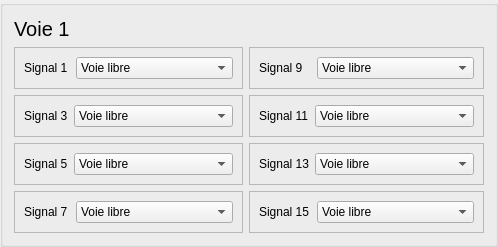
         <widget class="QGroupBox" name="groupBox_9">
          <property name="title">
           <string/>
          </property>
          <layout class="QGridLayout" name="gridLayout_6">
           <item row="0" column="0">
            <widget class="QLabel" name="label_39">
             <property name="font">
              <font>
               <pointsize>15</pointsize>
              </font>
             </property>
             <property name="text">
              <string>Voie 1</string>
             </property>
            </widget>
           </item>
           <item row="1" column="0">
            <widget class="QFrame" name="frame_101">
             <property name="frameShape">
              <enum>QFrame::Shape::StyledPanel</enum>
             </property>
             <property name="frameShadow">
              <enum>QFrame::Shadow::Raised</enum>
             </property>
             <layout class="QGridLayout" name="gridLayout_8">
              <item row="0" column="0">
               <widget class="QLabel" name="label_63">
                <property name="text">
                 <string>Signal 1</string>
                </property>
               </widget>
              </item>
              <item row="0" column="1">
               <widget class="QComboBox" name="comboSig1">
                <property name="minimumSize">
                 <size>
                  <width>157</width>
                  <height>0</height>
                 </size>
                </property>
                <item>
                 <property name="text">
                  <string>Voie libre</string>
                 </property>
                </item>
                <item>
                 <property name="text">
                  <string>Avertissement</string>
                 </property>
                </item>
                <item>
                 <property name="text">
                  <string>Sémaphore</string>
                 </property>
                </item>
                <item>
                 <property name="text">
                  <string>Ralentissement</string>
                 </property>
                </item>
                <item>
                 <property name="text">
                  <string>Inactif</string>
                 </property>
                </item>
               </widget>
              </item>
             </layout>
            </widget>
           </item>
           <item row="1" column="1">
            <widget class="QFrame" name="frame_95">
             <property name="frameShape">
              <enum>QFrame::Shape::StyledPanel</enum>
             </property>
             <property name="frameShadow">
              <enum>QFrame::Shadow::Raised</enum>
             </property>
             <layout class="QHBoxLayout" name="horizontalLayout_27">
              <item>
               <widget class="QLabel" name="label_59">
                <property name="text">
                 <string>Signal 9</string>
                </property>
               </widget>
              </item>
              <item>
               <widget class="QComboBox" name="comboSig9">
                <property name="minimumSize">
                 <size>
                  <width>157</width>
                  <height>0</height>
                 </size>
                </property>
                <item>
                 <property name="text">
                  <string>Voie libre</string>
                 </property>
                </item>
                <item>
                 <property name="text">
                  <string>Avertissement</string>
                 </property>
                </item>
                <item>
                 <property name="text">
                  <string>Sémaphore</string>
                 </property>
                </item>
                <item>
                 <property name="text">
                  <string>Ralentissement</string>
                 </property>
                </item>
                <item>
                 <property name="text">
                  <string>Inactif</string>
                 </property>
                </item>
               </widget>
              </item>
             </layout>
            </widget>
           </item>
           <item row="2" column="0">
            <widget class="QFrame" name="frame_94">
             <property name="frameShape">
              <enum>QFrame::Shape::StyledPanel</enum>
             </property>
             <property name="frameShadow">
              <enum>QFrame::Shadow::Raised</enum>
             </property>
             <layout class="QHBoxLayout" name="horizontalLayout_4">
              <item>
               <widget class="QLabel" name="label_58">
                <property name="text">
                 <string>Signal 3</string>
                </property>
               </widget>
              </item>
              <item>
               <widget class="QComboBox" name="comboSig3">
                <item>
                 <property name="text">
                  <string>Voie libre</string>
                 </property>
                </item>
                <item>
                 <property name="text">
                  <string>Avertissement</string>
                 </property>
                </item>
                <item>
                 <property name="text">
                  <string>Sémaphore</string>
                 </property>
                </item>
                <item>
                 <property name="text">
                  <string>Carré</string>
                 </property>
                </item>
                <item>
                 <property name="text">
                  <string>Ralentissement</string>
                 </property>
                </item>
                <item>
                 <property name="text">
                  <string>Rappel Ralentissement</string>
                 </property>
                </item>
                <item>
                 <property name="text">
                  <string>Inactif</string>
                 </property>
                </item>
               </widget>
              </item>
             </layout>
            </widget>
           </item>
           <item row="2" column="1">
            <widget class="QFrame" name="frame_99">
             <property name="frameShape">
              <enum>QFrame::Shape::StyledPanel</enum>
             </property>
             <property name="frameShadow">
              <enum>QFrame::Shadow::Raised</enum>
             </property>
             <layout class="QHBoxLayout" name="horizontalLayout_26">
              <item>
               <widget class="QLabel" name="label_61">
                <property name="text">
                 <string>Signal 11</string>
                </property>
               </widget>
              </item>
              <item>
               <widget class="QComboBox" name="comboSig11">
                <item>
                 <property name="text">
                  <string>Voie libre</string>
                 </property>
                </item>
                <item>
                 <property name="text">
                  <string>Avertissement</string>
                 </property>
                </item>
                <item>
                 <property name="text">
                  <string>Sémaphore</string>
                 </property>
                </item>
                <item>
                 <property name="text">
                  <string>Carré</string>
                 </property>
                </item>
                <item>
                 <property name="text">
                  <string>Ralentissement</string>
                 </property>
                </item>
                <item>
                 <property name="text">
                  <string>Rappel Ralentissement</string>
                 </property>
                </item>
                <item>
                 <property name="text">
                  <string>Inactif</string>
                 </property>
                </item>
               </widget>
              </item>
             </layout>
            </widget>
           </item>
           <item row="3" column="0">
            <widget class="QFrame" name="frame_100">
             <property name="frameShape">
              <enum>QFrame::Shape::StyledPanel</enum>
             </property>
             <property name="frameShadow">
              <enum>QFrame::Shadow::Raised</enum>
             </property>
             <layout class="QGridLayout" name="gridLayout_61">
              <item row="0" column="1">
               <widget class="QComboBox" name="comboSig5">
                <item>
                 <property name="text">
                  <string>Voie libre</string>
                 </property>
                </item>
                <item>
                 <property name="text">
                  <string>Avertissement</string>
                 </property>
                </item>
                <item>
                 <property name="text">
                  <string>Sémaphore</string>
                 </property>
                </item>
                <item>
                 <property name="text">
                  <string>Carré</string>
                 </property>
                </item>
                <item>
                 <property name="text">
                  <string>Rappel Ralentissement</string>
                 </property>
                </item>
                <item>
                 <property name="text">
                  <string>Inactif</string>
                 </property>
                </item>
               </widget>
              </item>
              <item row="0" column="0">
               <widget class="QLabel" name="label_62">
                <property name="text">
                 <string>Signal 5</string>
                </property>
               </widget>
              </item>
             </layout>
            </widget>
           </item>
           <item row="3" column="1">
            <widget class="QFrame" name="frame_96">
             <property name="frameShape">
              <enum>QFrame::Shape::StyledPanel</enum>
             </property>
             <property name="frameShadow">
              <enum>QFrame::Shadow::Raised</enum>
             </property>
             <layout class="QHBoxLayout" name="horizontalLayout_25">
              <item>
               <widget class="QLabel" name="label_100">
                <property name="text">
                 <string>Signal 13</string>
                </property>
               </widget>
              </item>
              <item>
               <widget class="QComboBox" name="comboSig13">
                <item>
                 <property name="text">
                  <string>Voie libre</string>
                 </property>
                </item>
                <item>
                 <property name="text">
                  <string>Avertissement</string>
                 </property>
                </item>
                <item>
                 <property name="text">
                  <string>Sémaphore</string>
                 </property>
                </item>
                <item>
                 <property name="text">
                  <string>Carré</string>
                 </property>
                </item>
                <item>
                 <property name="text">
                  <string>Rappel Ralentissement</string>
                 </property>
                </item>
                <item>
                 <property name="text">
                  <string>Inactif</string>
                 </property>
                </item>
               </widget>
              </item>
             </layout>
            </widget>
           </item>
           <item row="4" column="0">
            <widget class="QFrame" name="frame_98">
             <property name="frameShape">
              <enum>QFrame::Shape::StyledPanel</enum>
             </property>
             <property name="frameShadow">
              <enum>QFrame::Shadow::Raised</enum>
             </property>
             <layout class="QGridLayout" name="gridLayout_59">
              <item row="0" column="0">
               <widget class="QLabel" name="label_60">
                <property name="text">
                 <string>Signal 7</string>
                </property>
               </widget>
              </item>
              <item row="0" column="1">
               <widget class="QComboBox" name="comboSig7">
                <property name="minimumSize">
                 <size>
                  <width>157</width>
                  <height>0</height>
                 </size>
                </property>
                <item>
                 <property name="text">
                  <string>Voie libre</string>
                 </property>
                </item>
                <item>
                 <property name="text">
                  <string>Avertissement</string>
                 </property>
                </item>
                <item>
                 <property name="text">
                  <string>Sémaphore</string>
                 </property>
                </item>
                <item>
                 <property name="text">
                  <string>Inactif</string>
                 </property>
                </item>
               </widget>
              </item>
             </layout>
            </widget>
           </item>
           <item row="4" column="1">
            <widget class="QFrame" name="frame_97">
             <property name="frameShape">
              <enum>QFrame::Shape::StyledPanel</enum>
             </property>
             <property name="frameShadow">
              <enum>QFrame::Shadow::Raised</enum>
             </property>
             <layout class="QHBoxLayout" name="horizontalLayout_24">
              <item>
               <widget class="QLabel" name="label_101">
                <property name="text">
                 <string>Signal 15</string>
                </property>
               </widget>
              </item>
              <item>
               <widget class="QComboBox" name="comboSig15">
                <property name="minimumSize">
                 <size>
                  <width>157</width>
                  <height>0</height>
                 </size>
                </property>
                <item>
                 <property name="text">
                  <string>Voie libre</string>
                 </property>
                </item>
                <item>
                 <property name="text">
                  <string>Avertissement</string>
                 </property>
                </item>
                <item>
                 <property name="text">
                  <string>Sémaphore</string>
                 </property>
                </item>
                <item>
                 <property name="text">
                  <string>Inactif</string>
                 </property>
                </item>
               </widget>
              </item>
             </layout>
            </widget>
           </item>
          </layout>
         </widget>
